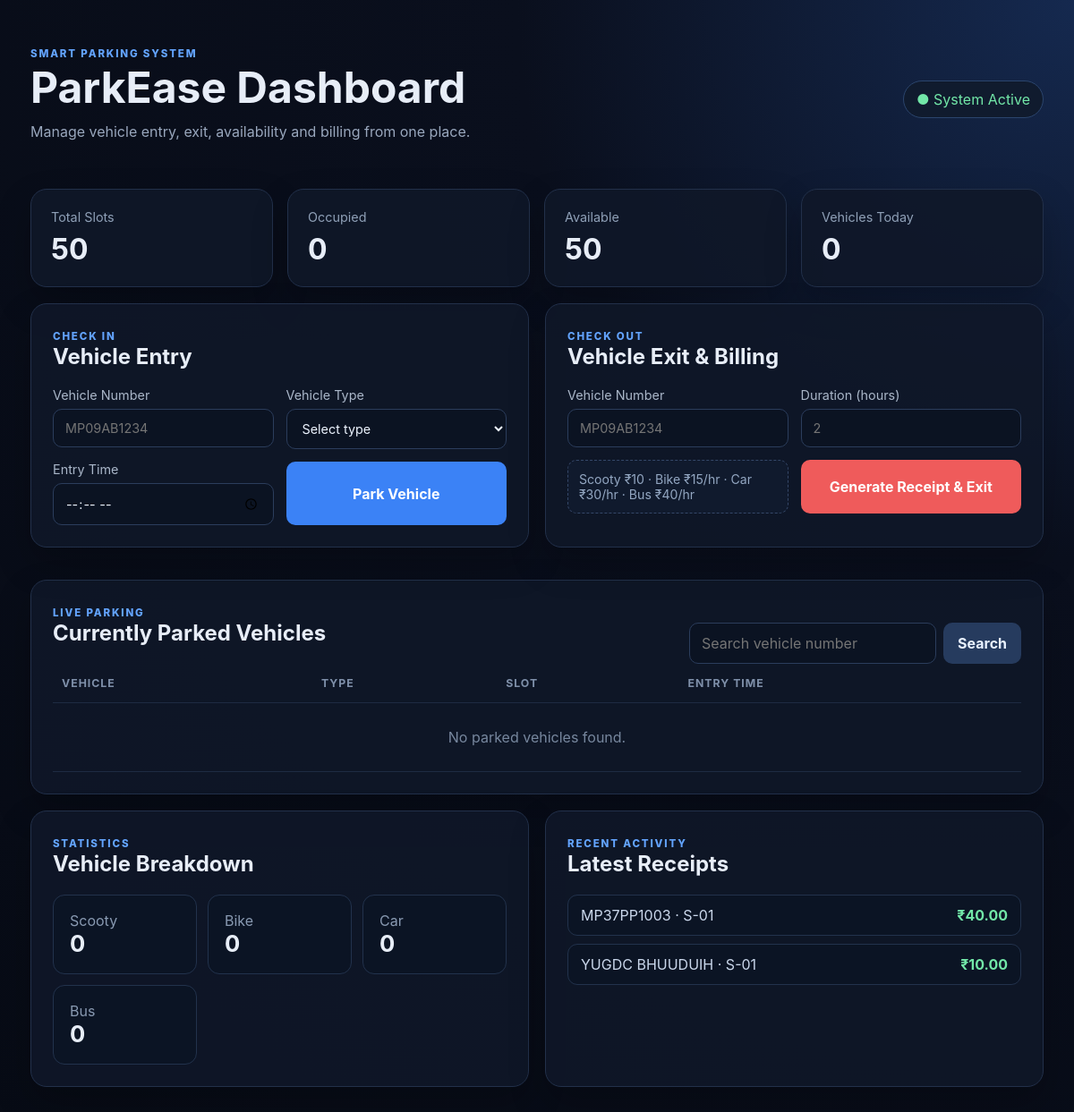
The page / on the database its author committed.
### tables this page shows
CREATE TABLE receipts (
            id INTEGER PRIMARY KEY AUTOINCREMENT,
            vehicle_number TEXT NOT NULL,
            vehicle_type TEXT NOT NULL,
            slot TEXT NOT NULL,
            duration REAL NOT NULL,
            rate REAL NOT NULL,
            total_fee REAL NOT NULL,
            exit_time TEXT NOT NULL
        );

### app.py (the view)
@app.route("/")
def index():
    search = request.args.get("search", "").strip()
    vehicles, occupied, stats, recent_receipts = dashboard_data(search)
    return render_template(
        "index.html",
        vehicles=vehicles,
        occupied=occupied,
        available=TOTAL_SLOTS - occupied,
        total_slots=TOTAL_SLOTS,
        stats=stats,
        search=search,
        recent_receipts=recent_receipts
    )

### app.py (called while the page is built)
def get_db():
    conn = sqlite3.connect(DATABASE)
    conn.row_factory = sqlite3.Row
    return conn

### templates/index.html (shortened to what this page needs)
<!DOCTYPE html>
<html lang="en">
<head>
    <link rel="stylesheet" href="{{ url_for('static', filename='style.css') }}">
</head>
<body>
    <header class="topbar">
        <div>
            <span class="eyebrow">SMART PARKING SYSTEM</span>
            <h1>ParkEase Dashboard</h1>
            <p>Manage vehicle entry, exit, availability and billing from one place.</p>
        </div>
        <div class="status-pill">● System Active</div>
    </header>
    <main class="container">
        <section class="stats-grid">
            <article class="stat-card"><span>Total Slots</span><strong>{{ total_slots }}</strong></article>
            <article class="stat-card"><span>Occupied</span><strong>{{ occupied }}</strong></article>
            <article class="stat-card"><span>Available</span><strong>{{ available }}</strong></article>
            <article class="stat-card"><span>Vehicles Today</span><strong>{{ occupied }}</strong></article>
        </section>
        <section class="two-column">
            <article class="panel">
                <div class="panel-title"><div><span class="eyebrow">CHECK IN</span><h2>Vehicle Entry</h2></div></div>
                <form action="{{ url_for('vehicle_entry') }}" method="post" class="form-grid">
                    <label>Vehicle Number
                        <input name="vehicle_number" placeholder="MP09AB1234" required>
                    </label>
                    <label>Vehicle Type
                        <select name="vehicle_type" required>
                            <option value="">Select type</option>
                        </select>
                    </label>
                    <label>Entry Time
                        <input type="time" name="entry_time" required>
                    </label>
                    <button class="primary" type="submit">Park Vehicle</button>
                </form>
            </article>
            <article class="panel">
                <div class="panel-title"><div><span class="eyebrow">CHECK OUT</span><h2>Vehicle Exit & Billing</h2></div></div>
                <form action="{{ url_for('vehicle_exit') }}" method="post" class="form-grid">
                    <label>Vehicle Number
                        <input name="vehicle_number" placeholder="MP09AB1234" required>
                    </label>
                    <label>Duration (hours)
                        <input type="number" min="0.5" step="0.5" name="duration" placeholder="2" required>
                    </label>
                    <div class="rate-box">Scooty ₹10 · Bike ₹15/hr · Car ₹30/hr · Bus ₹40/hr</div>
                    <button class="danger" type="submit">Generate Receipt & Exit</button>
                </form>
            </article>
        </section>
        <section class="panel">
            <div class="panel-title row">
                <div><span class="eyebrow">LIVE PARKING</span><h2>Currently Parked Vehicles</h2></div>
                <form method="get" class="search-form">
                    <input name="search" value="{{ search }}" placeholder="Search vehicle number">
                    <button type="submit">Search</button>
                </form>
            </div>
            <div class="table-wrap">
                <table>
                    <thead><tr><th>Vehicle</th><th>Type</th><th>Slot</th><th>Entry Time</th></tr></thead>
                    <tbody>
                        {% for vehicle in vehicles %}
                        <tr>
                            <td><strong>{{ vehicle.vehicle_number }}</strong></td>
                            <td><span class="tag">{{ vehicle.vehicle_type }}</span></td>
                            <td><span class="slot">{{ vehicle.slot }}</span></td>
                            <td>{{ vehicle.entry_time }}</td>
                        </tr>
                        {% else %}
                        <tr><td colspan="4" class="empty">No parked vehicles found.</td></tr>
                        {% endfor %}
                    </tbody>
                </table>
            </div>
        </section>
        <section class="two-column bottom-grid">
            <article class="panel">
                <span class="eyebrow">STATISTICS</span><h2>Vehicle Breakdown</h2>
                <div class="vehicle-stats">
                    <div><span>Scooty</span><strong>{{ stats.Scooty }}</strong></div>
                    <div><span>Bike</span><strong>{{ stats.Bike }}</strong></div>
                    <div><span>Car</span><strong>{{ stats.Car }}</strong></div>
                    <div><span>Bus</span><strong>{{ stats.Bus }}</strong></div>
                </div>
            </article>
            <article class="panel">
                <span class="eyebrow">RECENT ACTIVITY</span><h2>Latest Receipts</h2>
                <div class="receipt-list">
                    {% for item in recent_receipts %}
                    <a href="{{ url_for('receipt', receipt_id=item.id) }}">
                        <span>{{ item.vehicle_number }} · {{ item.slot }}</span><strong>₹{{ '%.2f'|format(item.total_fee) }}</strong>
                    </a>
                    {% else %}
                    <p class="empty">No completed parking receipts yet.</p>
                    {% endfor %}
                </div>
            </article>
        </section>
    </main>
</body>
</html>

### static/style.css (style rules this page uses)
* { box-sizing: border-box; }
:root { font-family: Inter, ui-sans-serif, system-ui, -apple-system, BlinkMacSystemFont, "Segoe UI", sans-serif; color: #e7edf7; background: #0a0f1d; }
body { margin: 0; min-height: 100vh; background: radial-gradient(circle at top right, #15294f 0, #0a0f1d 35%, #070b15 100%); }
.topbar { max-width: 1180px; margin: 0 auto; padding: 48px 24px 20px; display:flex; justify-content:space-between; gap:24px; align-items:center; }
h1,h2,p { margin-top:0; }
h1 { font-size: clamp(2rem, 4vw, 3.4rem); margin-bottom: 10px; }
h2 { margin-bottom: 20px; }
.topbar p { color:#99a7bd; max-width:660px; }
.eyebrow { color:#63a4ff; letter-spacing:.16em; font-size:.72rem; font-weight:800; }
.status-pill { border:1px solid #2b456d; border-radius:999px; padding:10px 14px; color:#72e7a8; background:#101b2e; white-space:nowrap; }
.container { max-width:1180px; margin:0 auto; padding:18px 24px 60px; }
.stats-grid { display:grid; grid-template-columns:repeat(4,1fr); gap:16px; margin-bottom:18px; }
.stat-card,.panel { background:rgba(15,23,40,.88); border:1px solid #22304a; border-radius:18px; box-shadow:0 18px 40px rgba(0,0,0,.22); }
.stat-card { padding:22px; }
.stat-card span { display:block; color:#8fa0b7; font-size:.9rem; }
.stat-card strong { display:block; font-size:2rem; margin-top:8px; }
.two-column { display:grid; grid-template-columns:1fr 1fr; gap:18px; margin-bottom:18px; }
.panel { padding:24px; margin-bottom:18px; }
.panel-title.row { display:flex; justify-content:space-between; gap:18px; align-items:flex-end; }
.form-grid { display:grid; grid-template-columns:1fr 1fr; gap:14px; }
label { display:flex; flex-direction:column; gap:7px; color:#aab7c9; font-size:.9rem; }
input,select,button { font:inherit; }
input,select { width:100%; background:#0b1322; color:#edf4ff; border:1px solid #2b3d5c; border-radius:10px; padding:12px 13px; outline:none; }
button,.search-form a,.receipt-actions a { border:0; border-radius:10px; padding:12px 16px; cursor:pointer; font-weight:750; text-decoration:none; text-align:center; }
.primary { background:#3b82f6; color:white; }
.danger { background:#ef5b5b; color:white; }
.rate-box { background:#101a2d; border:1px dashed #344768; border-radius:10px; color:#93a7c2; padding:12px; font-size:.88rem; display:flex; align-items:center; }
.search-form { display:flex; gap:8px; min-width:360px; }
.search-form button { background:#263b5e; color:#e8f1ff; }
.table-wrap { overflow:auto; }
table { width:100%; border-collapse:collapse; }
th,td { padding:14px 10px; border-bottom:1px solid #1e2b42; text-align:left; }
th { color:#7f90aa; font-size:.77rem; text-transform:uppercase; letter-spacing:.08em; }
.empty { text-align:center; color:#77879e; padding:28px 10px; }
.vehicle-stats { display:grid; grid-template-columns:repeat(3,1fr); gap:12px; }
.vehicle-stats div { background:#0b1424; border:1px solid #22324c; border-radius:13px; padding:18px; }
.vehicle-stats span { display:block; color:#899ab2; }
.vehicle-stats strong { font-size:1.6rem; }
.receipt-list { display:flex; flex-direction:column; gap:9px; }
.receipt-list a { display:flex; justify-content:space-between; color:#cbd8ec; text-decoration:none; background:#0b1424; border:1px solid #22324c; padding:12px 14px; border-radius:11px; }
.receipt-list a strong { color:#72e7a8; }

### rows shown on the page
receipts: vehicle_number "MP37PP1003", slot "S-01", total_fee "40.00"
receipts: vehicle_number "YUGDC BHUUDUIH", slot "S-01", total_fee "10.00"

### other values the page prints
{{ total_slots }} "50"
{{ occupied }} "0"
{{ available }} "50"
{{ stats.Scooty }} "0"
{{ stats.Bike }} "0"
{{ stats.Car }} "0"
{{ stats.Bus }} "0"
